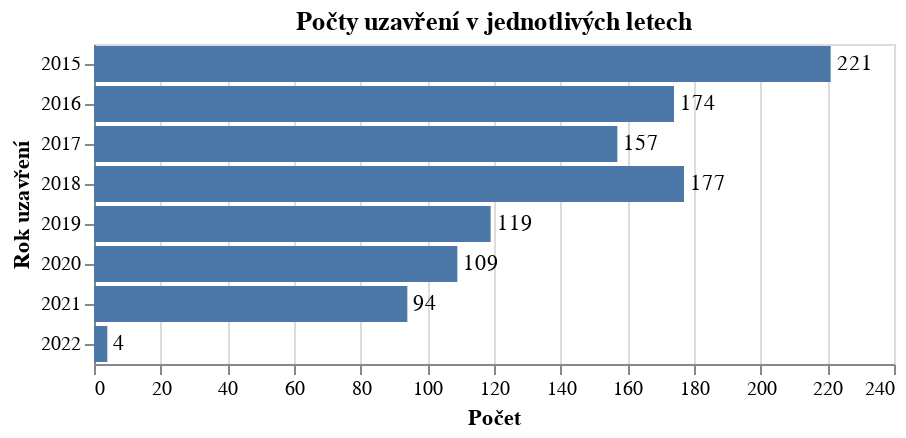

Source (notebook cell):
### Code cell
# Try Altair chart
bars = alt.Chart(closed_by_year).mark_bar().encode(
    alt.Y('rok_uzavreni:N', title='Rok uzavření'),
    alt.X('pocet:Q', title='Počet'),
    ).properties(title='Počty uzavření v jednotlivých letech')

text = bars.mark_text(
    align='left',
    baseline='middle',
    dx=3  # Nudges text to right so it doesn't appear on top of the bar
).encode(
    text='pocet:Q'
)

bars + text

### Figure 1 — Vega-Lite specification as saved in the notebook (floating-point values rounded to 4 significant figures)
{"config": {"view": {"continuousWidth": 400, "continuousHeight": 300}}, "layer": [{"mark": "bar", "encoding": {"x": {"field": "pocet", "title": "Počet", "type": "quantitative"}, "y": {"field": "rok_uzavreni", "title": "Rok uzavření", "type": "nominal"}}, "title": "Počty uzavření v jednotlivých letech"}, {"mark": {"type": "text", "align": "left", "baseline": "middle", "dx": 3}, "encoding": {"text": {"field": "pocet", "type": "quantitative"}, "x": {"field": "pocet", "title": "Počet", "type": "quantitative"}, "y": {"field": "rok_uzavreni", "title": "Rok uzavření", "type": "nominal"}}, "title": "Počty uzavření v jednotlivých letech"}], "data": {"name": "data-2832c1ea2a69ce55b29c61bacc728df1"}, "$schema": "https://vega.github.io/schema/vega-lite/v4.17.0.json", "datasets": {"data-2832c1ea2a69ce55b29c61bacc728df1": [{"rok_uzavreni": 2015, "pocet": 221}, {"rok_uzavreni": 2016, "pocet": 174}, {"rok_uzavreni": 2017, "pocet": 157}, {"rok_uzavreni": 2018, "pocet": 177}, {"rok_uzavreni": 2019, "pocet": 119}, {"rok_uzavreni": 2020, "pocet": 109}, {"rok_uzavreni": 2021, "pocet": 94}, {"rok_uzavreni": 2022, "pocet": 4}]}}
